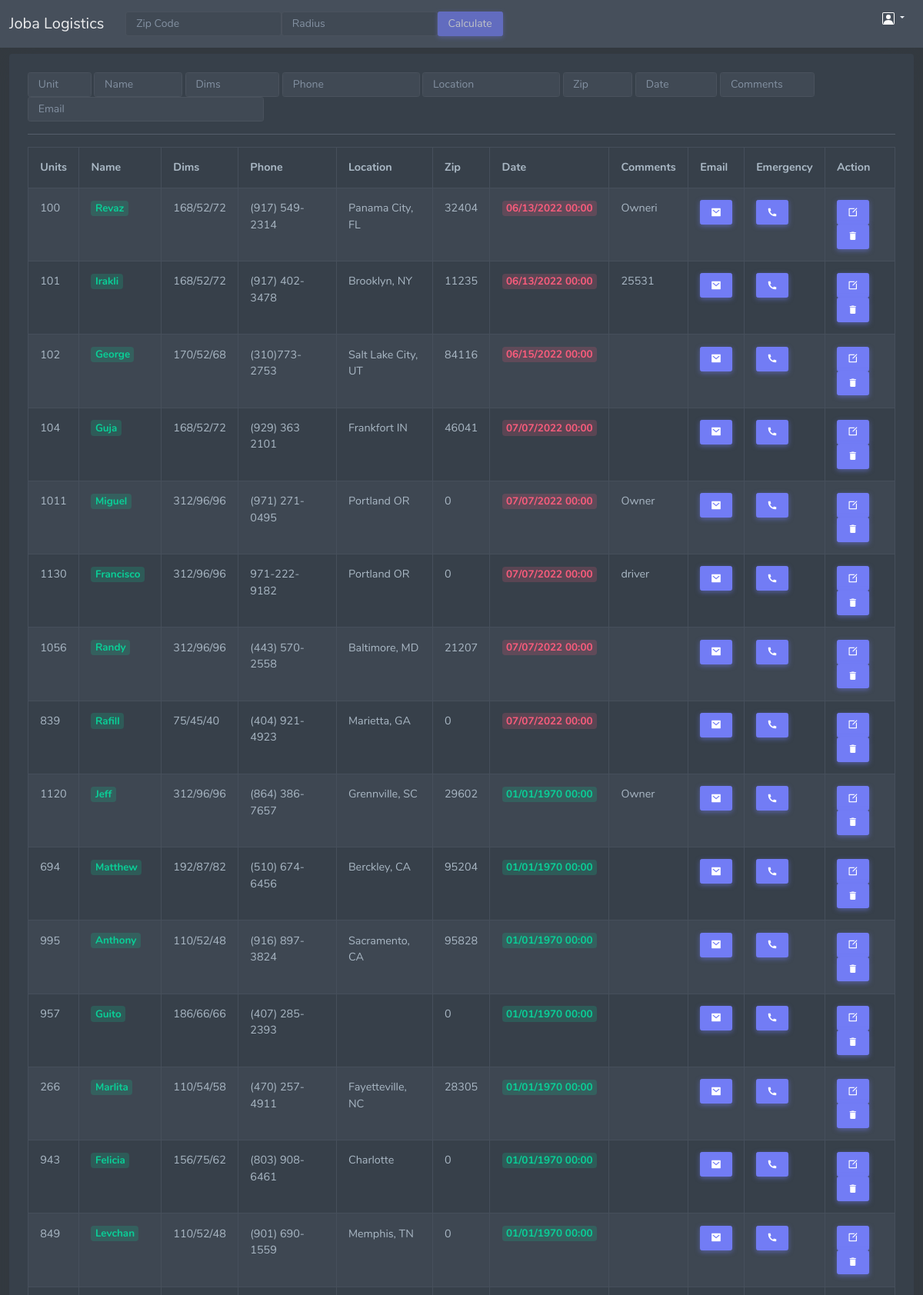
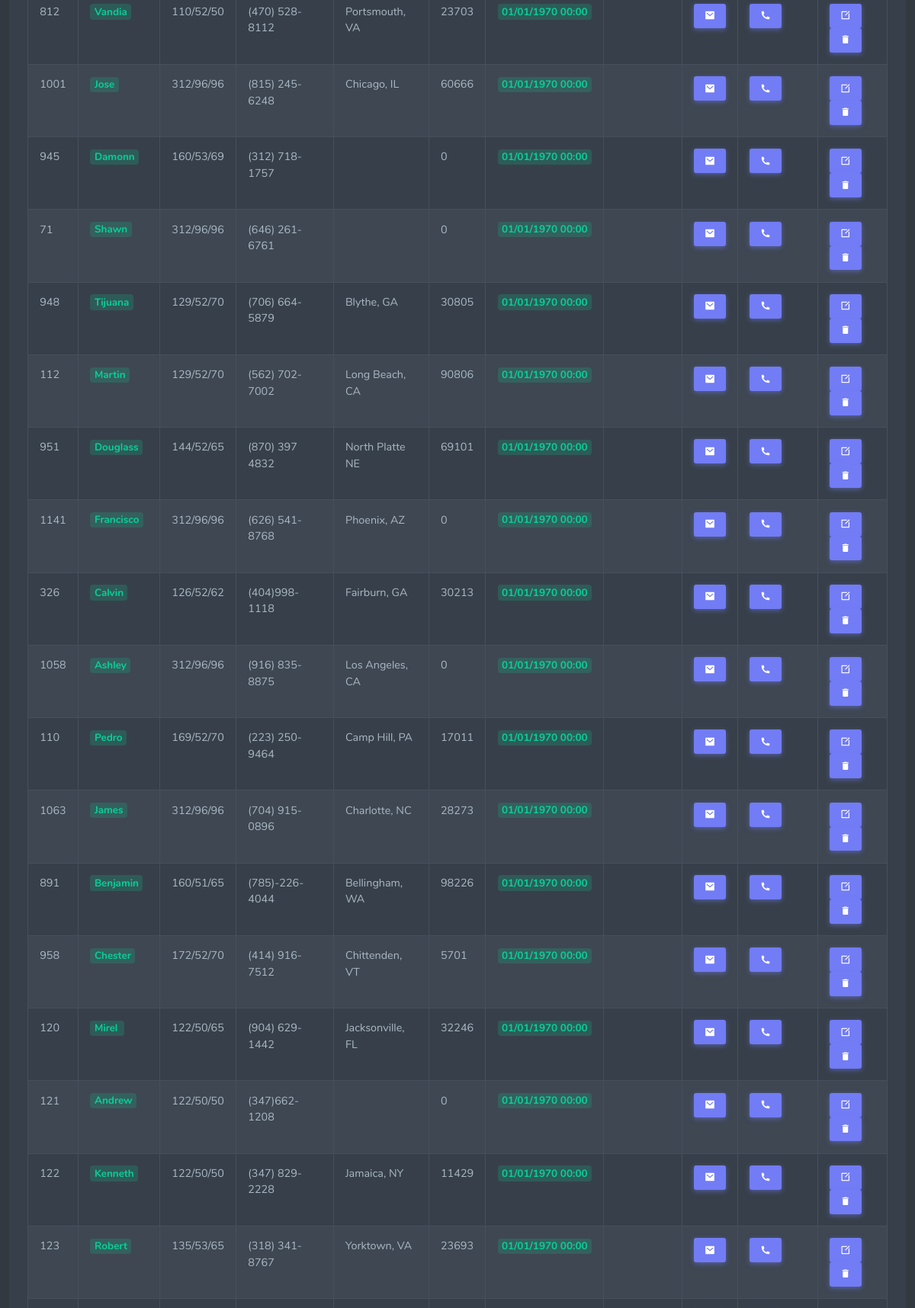
Page /index.php (signed in, upper part) on the committed database (2 pictures, top to bottom).
### tables this page shows
CREATE TABLE `drivers` (
  `id` int(11) NOT NULL,
  `Units` varchar(30) DEFAULT NULL,
  `Name` varchar(30) DEFAULT NULL,
  `Dims` varchar(30) DEFAULT NULL,
  `Phone` varchar(30) DEFAULT NULL,
  `Location` varchar(30) DEFAULT NULL,
  `Zip` int(5) DEFAULT NULL,
  `Date` varchar(30) DEFAULT NULL,
  `Comments` varchar(30) DEFAULT NULL,
  `Email` varchar(30) DEFAULT NULL,
  `Emergency` varchar(30) DEFAULT NULL
);

### lib/user.php (called while the page is built, shortened)
<?php
include 'db.php';
class drivers
{
  private $db;
  public function __construct()
  {
    $this->db = new database;
  }
  public function driversList()
  {
    $query = "SELECT * FROM drivers";
    $sql = $this->db->pdo->prepare($query);
    $sql->execute();
    $result = $sql->fetchAll();
    return $result;
  }
}
?>

### lib/db.php (called while the page is built, shortened)
<?php
class database{
    private  $servername = 'localhost';
    private   $username = 'drivers';
    private  $password = 'drivers';
    private $dbname = "drivers";
    public  $pdo;
   public function __construct(){
        if(!isset($this->pdo)){
            try{
                $link = new PDO("mysql:host=".$this->servername.";dbname=".$this->dbname, $this->username, $this->password);
                $this->pdo = $link;
            }catch(PDOException $e){
                die("Failed to connect with database".$e->getMessage());
            }
        }
    }
}
?>

### index.php (the view, shortened to what this page needs)
<?php
include './inc/header.php';
include './lib/user.php';
?>
    <body>
    <nav class="navbar navbar-expand-md navbar-light fixed-top bg-light">
   <div class="container-fluid">
   <a class="navbar-brand" href="http://localhost/jobalogistics/index.php">Joba Logistics</a>
   <div class="container">
    <div class="collapse navbar-collapse" id="navbarCollapse">
      <ul class="navbar-nav me-auto mb-2 mb-md-0">
          <li><input id="setzip" type="text" class="form-control form-control-sm"  minlength="4"   placeholder="Zip Code"
           onkeyup="if(this.value.length ==4||this.value.length ==5) document.getElementById('calculate').disabled = false;
            else document.getElementById('calculate').disabled = true;"
            oninput="this.value = this.value.replace(/[^0-9]/g, '').replace(/(\..*)\./g, '$1');" ></li>
          <li><input id="radius" type="text" class="form-control form-control-sm" placeholder="Radius"  oninput="this.value = this.value.replace(/[^0-9]/g, '').replace(/(\..*)\./g, '$1');" ></li>
        <li class="nav-item">
          <button class="btn btn-primary btn-sm" id="calculate" name="calculate" type="submit"  disabled   onclick="setbtn()" >Calculate</button>
        </li>
      </ul>
    <ul>
      <div class="dropdown text-end">
          <a href="#" class="d-block link-light text-decoration-none dropdown-toggle" data-bs-toggle="dropdown" aria-expanded="false">
          </a>
        </div>
        </ul>
      </div>
     </div>
   </div>
</nav>
<main class="content" style="padding-top:50px">
<div class="container-fluid">
    <div class="row" >
        <div class="col-12">
        </div>
    </div>
    <div class="row">
        <div class="col-12">
            <div class="card">
                <div class="card-body">
                    <div class="tab-content">
                        <div class="tab-pane show active" id="multi-item-preview" role="tabpanel" s>
                            <div id="selection-datatable_wrapper" class="dataTables_wrapper dt-bootstrap5 no-footer">
                                <div class="row" >
                                <div class="col-sm-12">
                                        <label><input type="text" class="form-control form-control-sm" placeholder="Unit" id="byUnit" onkeyup="byUnit()" aria-controls="selection-datatable" size="5"></label>
                                        <label><input type="text" class="form-control form-control-sm" placeholder="Name" id="byname" onkeyup="byName()"aria-controls="selection-datatable" size="9"></label>
                                        <label><input type="text" class="form-control form-control-sm" placeholder="Dims" id="byDims" onkeyup="byDims()"aria-controls="selection-datatable" size="10"></label>
                                        <label><input type="text" class="form-control form-control-sm" placeholder="Phone" id="byPhone" onkeyup="byPhone()"aria-controls="selection-datatable" size="17"></label>
                                        <label><input type="text" class="form-control form-control-sm" placeholder="Location" id="byLocation" onkeyup="byLocation()" aria-controls="selection-datatable" size="17"></label>
                                        <label><input type="text" class="form-control form-control-sm" placeholder="Zip" id="byZip" onkeyup="byZip()"aria-controls="selection-datatable" size="6"></label>
                                        <label><input type="text" class="form-control form-control-sm" placeholder="Date" id="byDate" onkeyup="byDate()" aria-controls="selection-datatable" size="8"></label>
                                        <label><input type="text" class="form-control form-control-sm" placeholder="Comments" id="byComment" onkeyup="byComment()" aria-controls="selection-datatable" size="10"></label>
                                        <label><input type="text" class="form-control form-control-sm" placeholder="Email" id="byEmail" onkeyup="byEmail()" aria-controls="selection-datatable" size="33"></label>
                                     </div>
                                </div>
                                    </div>
                                    <hr class="">
                                    <div class="d-flex">
                                        <div class="col-md-12">
                                            <table id="mytable" class="table table-striped table-bordered  table-hover dt-responsive nowrap w-100 dataTable no-footer dtr-inline collapsed" aria-describedby="selection-datatable_info" >
                                            <thead>
                                <tr>
                                    <th scope="col">Units</th>
                                    <th scope="col">Name</th>
                                    <th scope="col">Dims</th>
                                    <th scope="col">Phone</th>
                                    <th scope="col">Location</th>
                                    <th scope="col">Zip</th>
                                    <th scope="col">Date</th>
                                    <th scope="col">Comments</th>
                                    <th scope="col">Email</th>
                                    <th scope="col">Emergency </th>
                                    <th scope="col">Action</th>
                                </tr>
                                </thead>
                                <tbody>
                                <?php
$driversList = new drivers;
$result = $driversList->driversList();
if($result){
foreach($result as $data){ ?>
<tr>
<td>
    <?=$data['Units']; ?>
</td>
<td><h4 class="my-0"><span class="badge badge-success-lighten">
    <?=$data['Name']; ?></span></h4>
</td>
<td>
    <?=$data['Dims']; ?>
</td>
<td >
        <?=$data['Phone'];?>
</td>
<td>
    <?=$data['Location']; ?>
</td>
<td ondblclick="copy(this)">
    <?=$data['Zip']; ?>
</td>
<td><h4 class="my-0"><span class="badge         <?php
$c = strtotime($data['Date']);
    $newc = date ("mdYhi", $c);             $now = date("mdYhi");
                                        if ($newc > $now) {
                                            echo (" badge-danger-lighten");}else {echo (" badge-success-lighten");}  ?>">
    <?php
    $sec = strtotime($data['Date']);
    $newdate = date ("m/d/Y H:i ", $sec);
         echo $newdate;
    ?>
</span></h4>
</td>
<td>
    <?=$data['Comments']; ?>
</td>
<td>
<button  onClick='copyemail(this)' value="<?=$data['Email'];?>" class="btn-sm btn-primary btn   ri-mail-fill" ></button>
</td>
<td >
<button  onClick='copyemer(this)' value="<?=$data['Emergency'];?>" class="btn-sm btn-primary btn  ri-phone-fill" ></button>
</td>
<td>
            <button value="<?=$data['id'];?>" class="updateDriverBtn  btn-sm btn-primary btn ri-edit-box-line" ></button>
            <button value="<?=$data['id'];?>" class="deleteDriverBtn  btn-sm btn-primary btn mdi mdi-delete" ></button>
</td>
</tr>
<?php }
} ?>
                               </tbody>
                            </table>
                        </div>
                    </div>
                   </div>
                        </div>
                    </div>
                </div>
            </div>
        </div>
    </div>
</main>
       <?php  include './inc/footer.php'; ?>

### inc/header.php (shortened to what this page needs)
<!DOCTYPE html>
<html lang="en" >
<head>
        <link rel="stylesheet" href="assets/vendor/admin-resources/jquery.vectormap/jquery-jvectormap-1.2.2.css">
        <link href="assets/css/app-saas.min.css" rel="stylesheet" type="text/css" id="app-style" />
        <link href="assets/css/icons.min.css" rel="stylesheet" type="text/css" />
         <link href="http://cdn.syncfusion.com/20.3.0.56/js/web/gradient-lime-dark/ej.web.all.min.css" rel="stylesheet" />
         <link href="assets/js/toast.css" rel="stylesheet" />
    </head>

### inc/footer.php (shortened to what this page needs)
    </body>
</html>

### rows in the picture
drivers: Units "100", Name "Revaz", Dims "168/52/72", Phone "(917) 549-2314", Location "Panama City, FL", Zip "32404", Date "06/13/2022 00:00", Comments "Owneri", $data['id'] 1 (drawn)
drivers: Units "101", Name "Irakli", Dims "168/52/72", Phone "(917) 402-3478", Location "Brooklyn, NY", Zip "11235", Date "06/13/2022 00:00", Comments "25531", $data['id'] 2 (drawn)
drivers: Units "102", Name "George", Dims "170/52/68", Phone "(310)773-2753", Location "Salt Lake City, UT", Zip "84116", Date "06/15/2022 00:00", $data['id'] 3 (drawn)
drivers: Units "104", Name "Guja", Dims "168/52/72", Phone "(929) 363 2101", Location "Frankfort IN", Zip "46041", Date "07/07/2022 00:00", $data['id'] 4 (drawn)
drivers: Units "1011", Name "Miguel", Dims "312/96/96", Phone "(971) 271-0495", Location "Portland OR", Zip "0", Date "07/07/2022 00:00", Comments "Owner", $data['id'] 5 (drawn)
drivers: Units "1130", Name "Francisco", Dims "312/96/96", Phone "971-222-9182", Location "Portland OR", Zip "0", Date "07/07/2022 00:00", Comments "driver", $data['id'] 6 (drawn)
drivers: Units "1056", Name "Randy", Dims "312/96/96", Phone "(443) 570-2558", Location "Baltimore, MD", Zip "21207", Date "07/07/2022 00:00", $data['id'] 7 (drawn)
drivers: Units "839", Name "Rafill", Dims "75/45/40", Phone "(404) 921-4923", Location "Marietta, GA", Zip "0", Date "07/07/2022 00:00", $data['id'] 8 (drawn)
drivers: Units "1120", Name "Jeff", Dims "312/96/96", Phone "(864) 386-7657", Location "Grennville, SC", Zip "29602", Date "01/01/1970 00:00", Comments "Owner", $data['id'] 9 (drawn)
drivers: Units "694", Name "Matthew", Dims "192/87/82", Phone "(510) 674-6456", Location "Berckley, CA", Zip "95204", Date "01/01/1970 00:00", $data['id'] 10 (drawn)
drivers: Units "995", Name "Anthony", Dims "110/52/48", Phone "(916) 897-3824", Location "Sacramento, CA", Zip "95828", Date "01/01/1970 00:00", $data['id'] 11 (drawn)
drivers: Units "957", Name "Guito", Dims "186/66/66", Phone "(407) 285-2393", Zip "0", Date "01/01/1970 00:00", $data['id'] 12 (drawn)
drivers: Units "266", Name "Marlita", Dims "110/54/58", Phone "(470) 257-4911", Location "Fayetteville, NC", Zip "28305", Date "01/01/1970 00:00", $data['id'] 13 (drawn)
drivers: Units "943", Name "Felicia", Dims "156/75/62", Phone "(803) 908-6461", Location "Charlotte", Zip "0", Date "01/01/1970 00:00", $data['id'] 14 (drawn)
drivers: Units "849", Name "Levchan", Dims "110/52/48", Phone "(901) 690-1559", Location "Memphis, TN", Zip "0", Date "01/01/1970 00:00", $data['id'] 15 (drawn)
drivers: Units "812", Name "Vandia", Dims "110/52/50", Phone "(470) 528-8112", Location "Portsmouth, VA", Zip "23703", Date "01/01/1970 00:00", $data['id'] 16 (drawn)
drivers: Units "1001", Name "Jose", Dims "312/96/96", Phone "(815) 245-6248", Location "Chicago, IL", Zip "60666", Date "01/01/1970 00:00", $data['id'] 17 (drawn)
drivers: Units "945", Name "Damonn", Dims "160/53/69", Phone "(312) 718-1757", Zip "0", Date "01/01/1970 00:00", $data['id'] 18 (drawn)
drivers: Units "71", Name "Shawn", Dims "312/96/96", Phone "(646) 261-6761", Zip "0", Date "01/01/1970 00:00", $data['id'] 19 (drawn)
drivers: Units "948", Name "Tijuana", Dims "129/52/70", Phone "(706) 664-5879", Location "Blythe, GA", Zip "30805", Date "01/01/1970 00:00", $data['id'] 20 (drawn)
drivers: Units "112", Name "Martin", Dims "129/52/70", Phone "(562) 702-7002", Location "Long Beach, CA", Zip "90806", Date "01/01/1970 00:00", $data['id'] 21 (drawn)
drivers: Units "951", Name "Douglass", Dims "144/52/65", Phone "(870) 397 4832", Location "North Platte NE", Zip "69101", Date "01/01/1970 00:00", $data['id'] 22 (drawn)
drivers: Units "1141", Name "Francisco", Dims "312/96/96", Phone "(626) 541-8768", Location "Phoenix, AZ", Zip "0", Date "01/01/1970 00:00", $data['id'] 23 (drawn)
drivers: Units "326", Name "Calvin", Dims "126/52/62", Phone "(404)998-1118", Location "Fairburn, GA", Zip "30213", Date "01/01/1970 00:00", $data['id'] 24 (drawn)
drivers: Units "1058", Name "Ashley", Dims "312/96/96", Phone "(916) 835-8875", Location "Los Angeles, CA", Zip "0", Date "01/01/1970 00:00", $data['id'] 25 (drawn)
drivers: Units "110", Name "Pedro", Dims "169/52/70", Phone "(223) 250-9464", Location "Camp Hill, PA", Zip "17011", Date "01/01/1970 00:00", $data['id'] 26 (drawn)
drivers: Units "1063", Name "James", Dims "312/96/96", Phone "(704) 915-0896", Location "Charlotte, NC", Zip "28273", Date "01/01/1970 00:00", $data['id'] 27 (drawn)
drivers: Units "891", Name "Benjamin", Dims "160/51/65", Phone "(785)-226-4044", Location "Bellingham, WA", Zip "98226", Date "01/01/1970 00:00", $data['id'] 28 (drawn)
drivers: Units "958", Name "Chester", Dims "172/52/70", Phone "(414) 916-7512", Location "Chittenden, VT", Zip "5701", Date "01/01/1970 00:00", $data['id'] 29 (drawn)
drivers: Units "120", Name "Mirel", Dims "122/50/65", Phone "(904) 629-1442", Location "Jacksonville, FL", Zip "32246", Date "01/01/1970 00:00", $data['id'] 30 (drawn)
drivers: Units "121", Name "Andrew", Dims "122/50/50", Phone "(347)662-1208", Zip "0", Date "01/01/1970 00:00", $data['id'] 31 (drawn)
drivers: Units "122", Name "Kenneth", Dims "122/50/50", Phone "(347) 829-2228", Location "Jamaica, NY", Zip "11429", Date "01/01/1970 00:00", $data['id'] 32 (drawn)
drivers: Units "123", Name "Robert", Dims "135/53/65", Phone "(318) 341-8767", Location "Yorktown, VA", Zip "23693", Date "01/01/1970 00:00", $data['id'] 33 (drawn)
